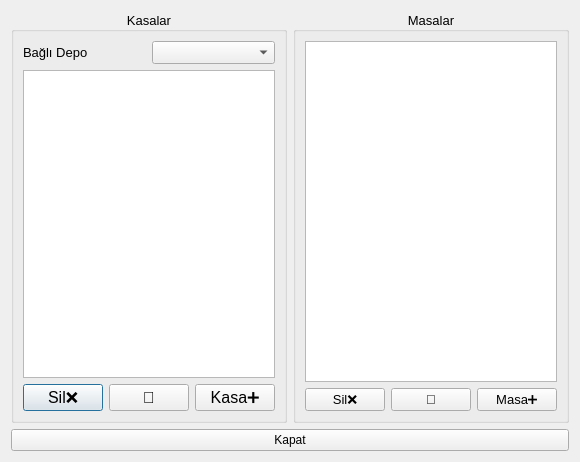
<?xml version="1.0" encoding="UTF-8"?>
<ui version="4.0">
 <class>KasaMasaDialog</class>
 <widget class="QDialog" name="KasaMasaDialog">
  <property name="geometry">
   <rect>
    <x>0</x>
    <y>0</y>
    <width>566</width>
    <height>462</height>
   </rect>
  </property>
  <property name="windowTitle">
   <string>Dialog</string>
  </property>
  <layout class="QVBoxLayout" name="verticalLayout_3">
   <item>
    <layout class="QHBoxLayout" name="horizontalLayout_4">
     <item>
      <widget class="QGroupBox" name="groupBox">
       <property name="font">
        <font>
         <pointsize>10</pointsize>
        </font>
       </property>
       <property name="title">
        <string>Kasalar</string>
       </property>
       <property name="alignment">
        <set>Qt::AlignCenter</set>
       </property>
       <property name="flat">
        <bool>true</bool>
       </property>
       <layout class="QVBoxLayout" name="verticalLayout">
        <item>
         <layout class="QHBoxLayout" name="horizontalLayout">
          <item>
           <widget class="QLabel" name="label">
            <property name="text">
             <string>Bağlı Depo</string>
            </property>
           </widget>
          </item>
          <item>
           <widget class="QComboBox" name="comboBox_BagliDepo"/>
          </item>
         </layout>
        </item>
        <item>
         <widget class="QListView" name="listView_kasaList"/>
        </item>
        <item>
         <layout class="QHBoxLayout" name="horizontalLayout_2">
          <item>
           <widget class="QPushButton" name="pushButton_deleteKasa">
            <property name="font">
             <font>
              <pointsize>12</pointsize>
             </font>
            </property>
            <property name="text">
             <string>Sil❌</string>
            </property>
           </widget>
          </item>
          <item>
           <widget class="QPushButton" name="pushButton_refreshKasaList">
            <property name="font">
             <font>
              <pointsize>12</pointsize>
             </font>
            </property>
            <property name="text">
             <string>🔄</string>
            </property>
           </widget>
          </item>
          <item>
           <widget class="QPushButton" name="pushButton_addNewKasa">
            <property name="font">
             <font>
              <pointsize>12</pointsize>
             </font>
            </property>
            <property name="text">
             <string>Kasa➕</string>
            </property>
           </widget>
          </item>
         </layout>
        </item>
       </layout>
      </widget>
     </item>
     <item>
      <widget class="QGroupBox" name="groupBox_2">
       <property name="font">
        <font>
         <pointsize>10</pointsize>
        </font>
       </property>
       <property name="title">
        <string>Masalar</string>
       </property>
       <property name="alignment">
        <set>Qt::AlignCenter</set>
       </property>
       <property name="flat">
        <bool>true</bool>
       </property>
       <layout class="QVBoxLayout" name="verticalLayout_2">
        <item>
         <widget class="QListView" name="listView_MasaList"/>
        </item>
        <item>
         <layout class="QHBoxLayout" name="horizontalLayout_3">
          <item>
           <widget class="QPushButton" name="pushButton_deleteMasa">
            <property name="text">
             <string>Sil❌</string>
            </property>
           </widget>
          </item>
          <item>
           <widget class="QPushButton" name="pushButton_refreshMasaList">
            <property name="text">
             <string>🔄</string>
            </property>
           </widget>
          </item>
          <item>
           <widget class="QPushButton" name="pushButton_addNewMasa">
            <property name="text">
             <string>Masa➕</string>
            </property>
           </widget>
          </item>
         </layout>
        </item>
       </layout>
      </widget>
     </item>
    </layout>
   </item>
   <item>
    <widget class="QPushButton" name="pushButton_Kapat">
     <property name="text">
      <string>Kapat</string>
     </property>
    </widget>
   </item>
  </layout>
 </widget>
 <resources/>
 <connections/>
</ui>
